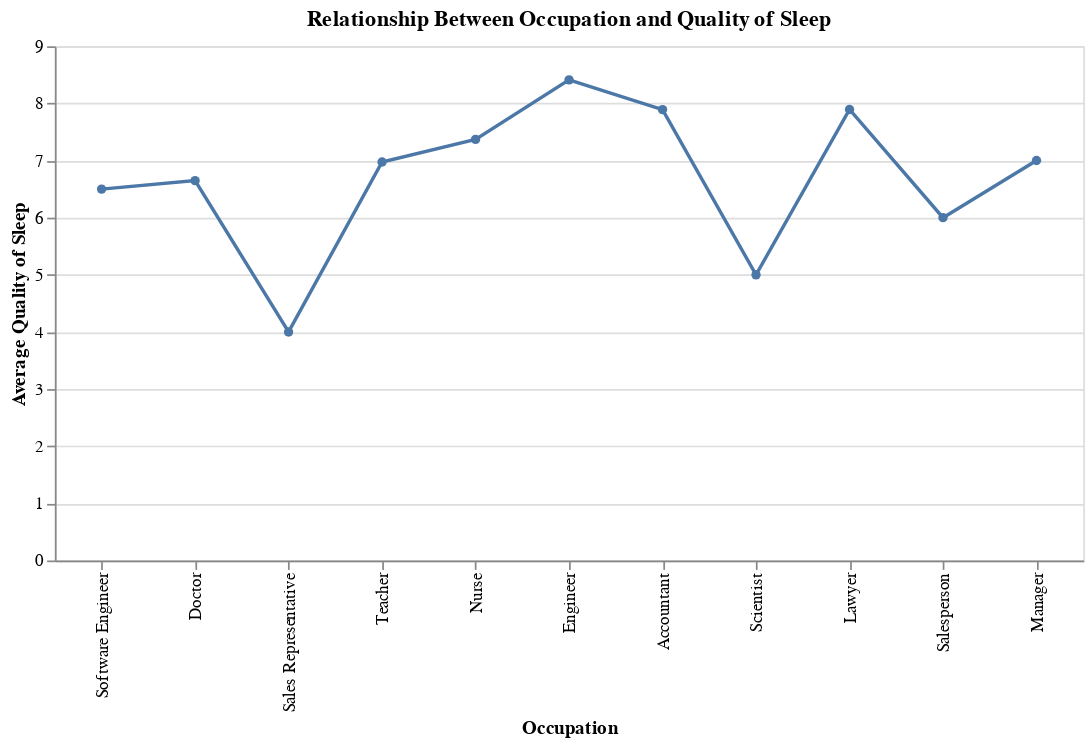

Notebook cell for this chart:
### Code cell
chart = alt.Chart(df).mark_line(point=True).encode(
    x=alt.X("Occupation:N", 
            sort=alt.EncodingSortField(field="mean(Quality of Sleep)", op="mean", order="ascending"), 
            title="Occupation"),
    y=alt.Y("mean(Quality of Sleep):Q", title="Average Quality of Sleep"),
    tooltip=[
        alt.Tooltip("Occupation:N", title="Occupation"),
        alt.Tooltip("mean(Quality of Sleep):Q", title="Avg. Quality of Sleep"),
        alt.Tooltip("count()")
    ]
).properties(
    title="Relationship Between Occupation and Quality of Sleep",
    width=600,
    height=300
)
chart

### Figure 1 — Vega-Lite specification as saved in the notebook (floating-point values rounded to 4 significant figures; data arrays with more than 128 entries replaced by an {"elided": "..."} marker saying what was removed)
{"config": {"view": {"continuousWidth": 300, "continuousHeight": 300}}, "data": {"name": "data-0a8151ac912dbc8299ee2d748a0b855a"}, "mark": {"type": "line", "point": true}, "encoding": {"tooltip": [{"field": "Occupation", "title": "Occupation", "type": "nominal"}, {"aggregate": "mean", "field": "Quality of Sleep", "title": "Avg. Quality of Sleep", "type": "quantitative"}, {"aggregate": "count", "type": "quantitative"}], "x": {"field": "Occupation", "sort": {"field": "mean(Quality of Sleep)", "op": "mean", "order": "ascending"}, "title": "Occupation", "type": "nominal"}, "y": {"aggregate": "mean", "field": "Quality of Sleep", "title": "Average Quality of Sleep", "type": "quantitative"}}, "height": 300, "title": "Relationship Between Occupation and Quality of Sleep", "width": 600, "$schema": "https://vega.github.io/schema/vega-lite/v5.8.0.json", "datasets": {"data-0a8151ac912dbc8299ee2d748a0b855a": {"elided": "374 records"}}}
